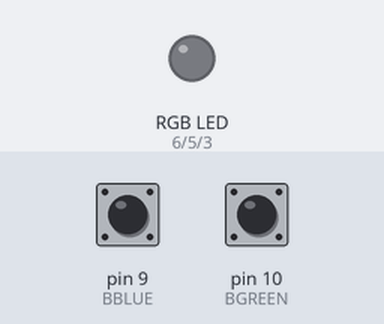
A sketch run on a simulated Arduino Uno, built with avr-gcc and run on an emulated ATmega328P. Shown: an RGB LED mixed from three pins (HIGH = lit). Inputs (shaded band) come from the test bench; at power-on: pin 9 (BBLUE) HIGH, pin 10 (BGREEN) HIGH.

Above: at 1.2 s.
1.3 s: pin 9 (BBLUE) pulled LOW for 0.15 s
At 1.37 s:
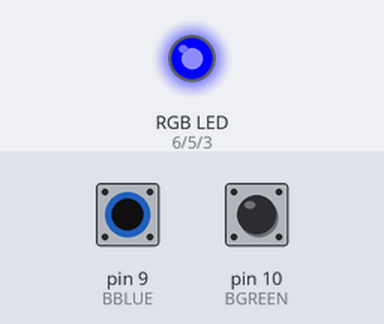
2.9 s: pin 10 (BGREEN) pulled LOW for 0.15 s
At 2.97 s:
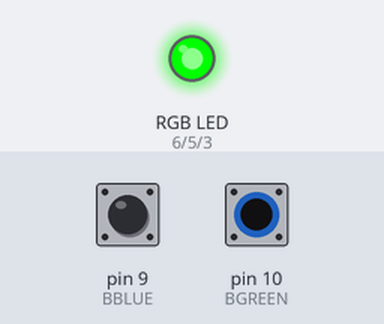
4.5 s: pin 10 (BGREEN) pulled LOW for 3.2 s
At 8.3 s:
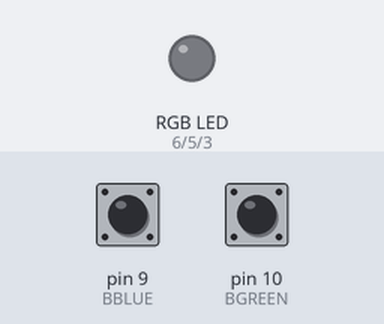
9.2 s: pin 9 (BBLUE) pulled LOW for 3.2 s
At 10.6 s:
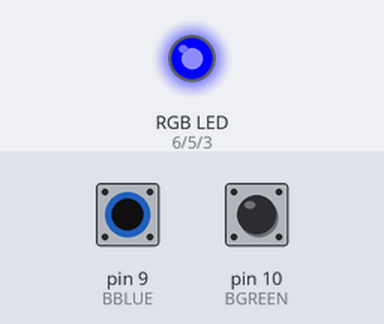
13.9 s: pin 9 (BBLUE) driven LOW and pin 10 (BGREEN) driven LOW
At 14.2 s:
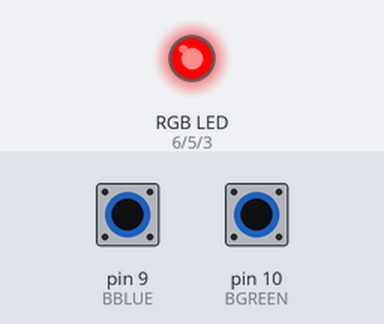
Timing chart, 0 to 16.4 s (numbered marks = the images above; inputs shaded):
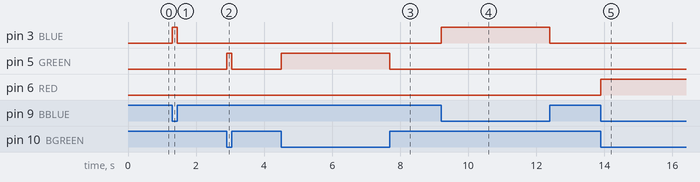

Measured:
- after the input at 1.3 s, pin 3 (BLUE): LOW → HIGH at once, → LOW 0.15 s later
- after the input at 2.9 s, pin 5 (GREEN): LOW → HIGH at once, → LOW 0.15 s later
- after the input at 4.5 s, pin 5 (GREEN): LOW → HIGH at once, → LOW 3.2 s later
- after the input at 9.2 s, pin 3 (BLUE): LOW → HIGH at once, → LOW 3.2 s later
- after the input at 13.9 s, pin 6 (RED): LOW → HIGH at once

The sketch:

RGB_Inputs.ino
```cpp
#define BBLUE 9
#define BGREEN 10
#define BLUE 3
#define GREEN 5
#define RED 6

byte leds = 0;

void setup()
{
  pinMode(BLUE, OUTPUT);
  pinMode(GREEN, OUTPUT);
  pinMode(RED, OUTPUT);
  digitalWrite(RED, LOW);
  digitalWrite(GREEN, LOW);
  digitalWrite(BLUE, LOW);
  pinMode(BBLUE, INPUT_PULLUP);
  pinMode(BGREEN, INPUT_PULLUP);
}

void loop()
{
  if (digitalRead(BBLUE) == LOW && digitalRead(BGREEN) == LOW) {
    digitalWrite(RED, HIGH);
    digitalWrite(BLUE, LOW);
    digitalWrite(GREEN, LOW);
  } else if (digitalRead(BBLUE) == LOW) {
    digitalWrite(RED, LOW);
    digitalWrite(BLUE, HIGH);
    digitalWrite(GREEN, LOW);
  } else if (digitalRead(BGREEN) == LOW) {
    digitalWrite(RED, LOW);
    digitalWrite(BLUE, LOW);
    digitalWrite(GREEN, HIGH);
  } else {
    digitalWrite(RED, LOW);
    digitalWrite(BLUE, LOW);
    digitalWrite(GREEN, LOW);
  }
}
```
